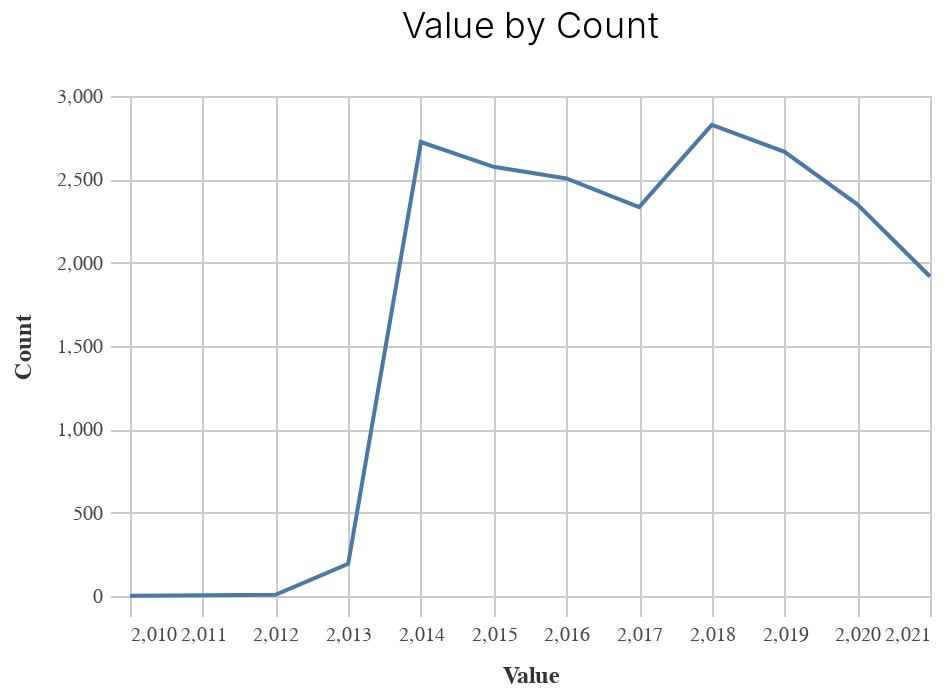

The code cell stored with this chart in its notebook:
### Code cell
_dla_utils.basic_line_chart((df3>>filter(_.variable=="prepared_y")), "value","count")

### Figure 1 — Vega-Lite specification as saved in the notebook (floating-point values rounded to 4 significant figures)
{"config": {"view": {"continuousWidth": 400, "continuousHeight": 300}, "axis": {"domainColor": "#cbcbcb", "grid": true, "gridColor": "#cbcbcb", "gridWidth": 1, "labelColor": "#474747", "labelFont": "Nunito Sans", "labelFontSize": 10, "labelPadding": 4, "tickColor": "#cbcbcb", "tickSize": 10, "titleColor": "#333", "titleFont": "Raleway", "titleFontSize": 12, "titlePadding": 10}, "axisBand": {"grid": false}, "background": "white", "font": "Raleway", "header": {"labelFont": "Nunito Sans", "titleFont": "Raleway"}, "legend": {"labelColor": "#333", "labelFont": "Nunito Sans", "labelFontSize": 11, "labelLimit": 0, "padding": 1, "symbolSize": 30, "symbolType": "square", "titleColor": "#333", "titleFont": "Raleway", "titleFontSize": 14, "titlePadding": 10}, "title": {"anchor": "middle", "font": "Raleway", "fontSize": 18, "fontWeight": 300, "offset": 20}}, "data": {"name": "data-56d46b45327598f739c21204572c4598"}, "mark": "line", "encoding": {"x": {"field": "value", "title": "Value", "type": "quantitative"}, "y": {"field": "count", "title": "Count", "type": "quantitative"}}, "height": 250, "title": "Value by Count", "width": 400, "$schema": "https://vega.github.io/schema/vega-lite/v4.17.0.json", "datasets": {"data-56d46b45327598f739c21204572c4598": [{"value": 2018.0, "count": 2827, "variable": "prepared_y"}, {"value": 2014.0, "count": 2724, "variable": "prepared_y"}, {"value": 2019.0, "count": 2665, "variable": "prepared_y"}, {"value": 2015.0, "count": 2575, "variable": "prepared_y"}, {"value": 2016.0, "count": 2505, "variable": "prepared_y"}, {"value": 2020.0, "count": 2350, "variable": "prepared_y"}, {"value": 2017.0, "count": 2333, "variable": "prepared_y"}, {"value": 2021.0, "count": 1917, "variable": "prepared_y"}, {"value": 2013.0, "count": 193, "variable": "prepared_y"}, {"value": 2012.0, "count": 7, "variable": "prepared_y"}, {"value": 2011.0, "count": 5, "variable": "prepared_y"}, {"value": 2010.0, "count": 1, "variable": "prepared_y"}]}}
